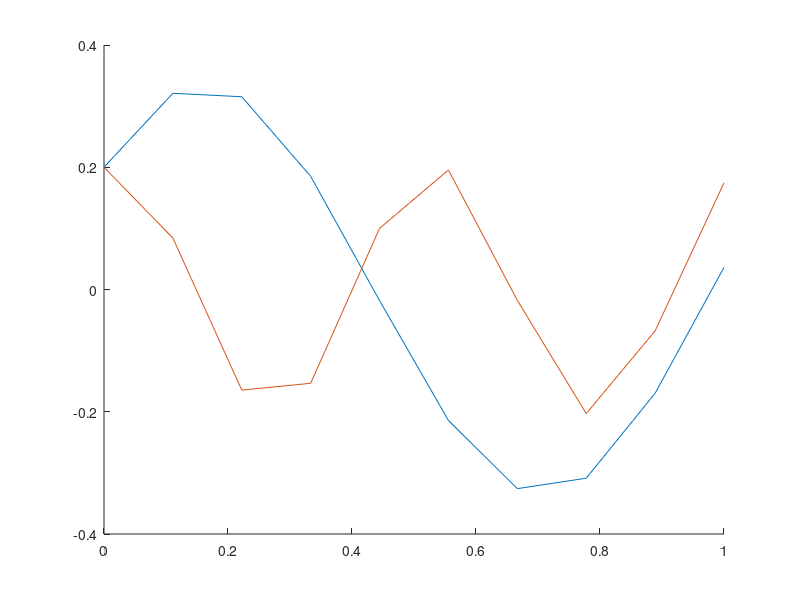
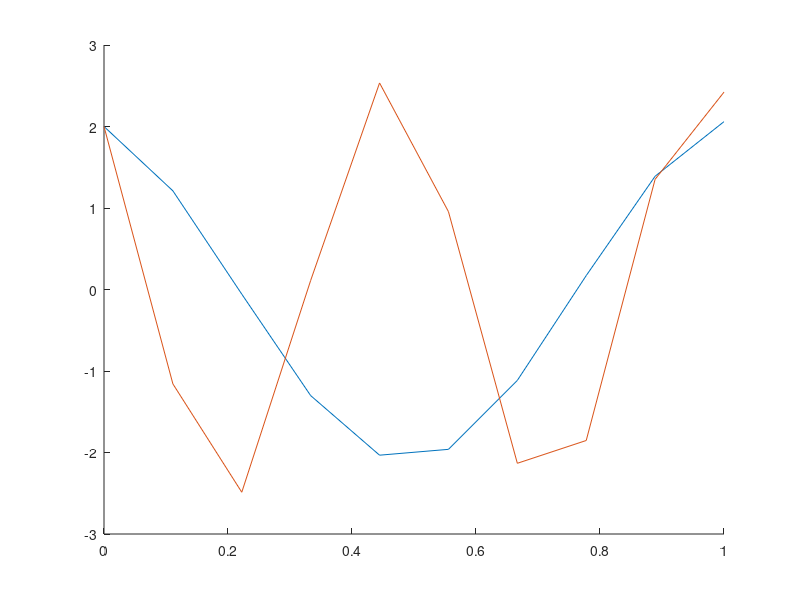

The MATLAB source for these figures, in order:
T = 1;
sr = 10;
dt = 1 / sr;
N = sr * T;
t = linspace(0, T, N);

function d = calculate_osc_coeff(f)
  d = (2*pi*f)^2;
endfunction

function [x, u] = osc(dt, N, d, v0, s0, h)
  v = v0;
  s = s0;
  s_1 = 0;
  for i = 1:N
    a = -d * s;

    v = v + a*dt;
    s = s + v*dt;

    s = h*s + (1-h)*s_1;
    s_1 = s;

    x(i) = s;
    u(i) = v;
  endfor
endfunction

d1 = calculate_osc_coeff(1)
d2 = calculate_osc_coeff(2)
[x1, u1] = osc(dt, N, d1, 2, 0, 1);
[x2, u2] = osc(dt, N, d2, 2, 0, 1);


#close all;
figure(1);
hold on;
plot(t, x1);
plot(t, x2);

figure(2);
hold on;
plot(t, u1);
plot(t, u2);
